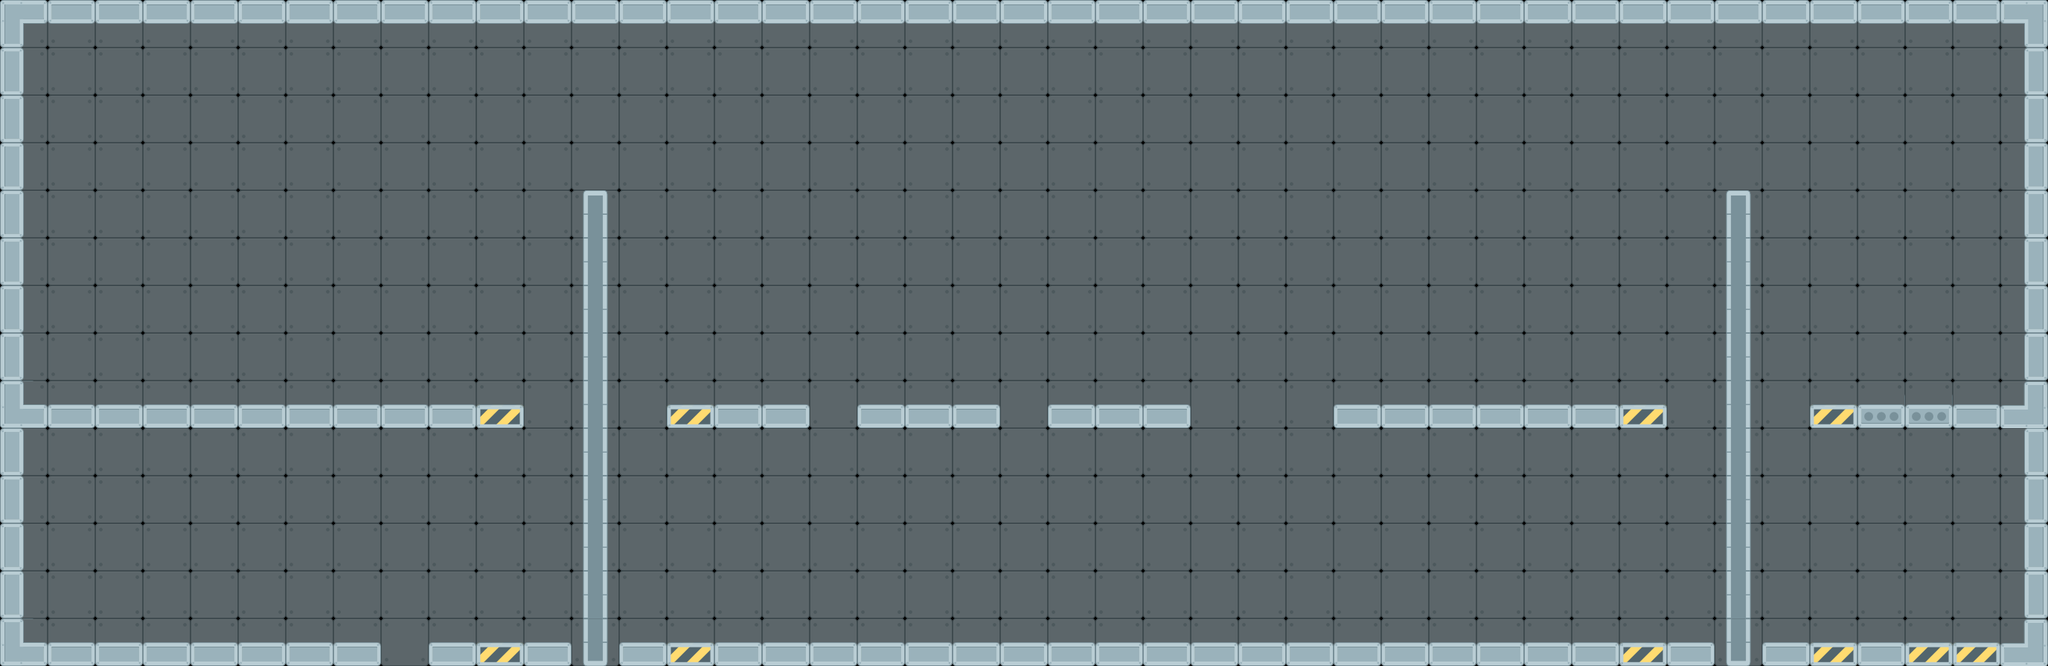

The image is a tile-based game level rendered from a .tmx file. Its description and source (layers, tilesets, objects; grid data summarised) follow:
An orthogonal 43x14 tile map with 64x64 px tiles, 3 tile layers (background, floor, env) and 54 objects (13x light_soft, 7x light_triangle, box0, box1, box2, ...).

<map version="1.0" orientation="orthogonal" renderorder="right-down" width="43" height="14" tilewidth="64" tileheight="64" nextobjectid="92">
 <tileset firstgid="1" name="tiles" tilewidth="64" tileheight="64" tilecount="128" columns="16">
  <image source="../tiles.png" width="1024" height="512" />
 </tileset>
 <layer name="background" width="43" height="14" opacity="0.5">
  <data>[602 cells, 602 non-empty, 1 distinct tile ids]</data>
 </layer>
 <layer name="floor" width="43" height="14">
  <data>[602 cells, 147 non-empty, 13 distinct tile ids]</data>
 </layer>
 <layer name="env" width="43" height="14">
  <data>[602 cells, 10 non-empty, 3 distinct tile ids]</data>
 </layer>
 <objectgroup name="obstacles">
  <object id="20" x="0" y="869" width="2720" height="32" />
  <object id="21" x="0" y="0" width="2752" height="32" />
  <object id="23" x="0" y="544" width="704" height="32" />
  <object id="31" x="896" y="545" width="704" height="32" />
  <object id="41" x="1792" y="544" width="448" height="32" />
  <object id="54" x="2432" y="544" width="288" height="32" />
  <object id="55" x="2720" y="32" width="32" height="864" />
 </objectgroup>
 <objectgroup name="boxes">
  <object id="11" name="box0" x="32" y="736" width="128" height="128">
   <properties>
    <property name="enabled" value="true" />
   </properties>
  </object>
  <object id="22" name="box1" x="32" y="416" width="128" height="128">
   <properties>
    <property name="enabled" value="true" />
   </properties>
  </object>
  <object id="35" name="box2" x="1856" y="416" width="128" height="128">
   <properties>
    <property name="enabled" value="true" />
   </properties>
  </object>
  <object id="36" name="box3" x="1478" y="752" width="110" height="110">
   <properties>
    <property name="enabled" value="false" />
   </properties>
  </object>
  <object id="37" name="box4" x="1478" y="643" width="110" height="110">
   <properties>
    <property name="enabled" value="false" />
   </properties>
  </object>
  <object id="39" name="box5" x="1806" y="752" width="110" height="110">
   <properties>
    <property name="enabled" value="false" />
   </properties>
  </object>
  <object id="40" name="box6" x="1918" y="752" width="110" height="110">
   <properties>
    <property name="enabled" value="false" />
   </properties>
  </object>
 </objectgroup>
 <objectgroup name="switches">
  <object id="27" name="switch0" x="640" y="384" width="64" height="64">
   <properties>
    <property name="name" value="switch0" />
    <property name="target" value="elevator0" />
   </properties>
  </object>
  <object id="43" name="switch1" x="2176" y="640" width="64" height="64">
   <properties>
    <property name="name" value="switch1" />
    <property name="target" value="elevator1" />
   </properties>
  </object>
 </objectgroup>
 <objectgroup name="sensors">
  <object id="16" name="sensor0" x="512" y="864" width="64" height="32">
   <properties>
    <property name="name" value="sensor0" />
    <property name="target" value="switch0" />
   </properties>
  </object>
  <object id="18" name="sensor1" x="960" y="544" width="64" height="32">
   <properties>
    <property name="name" value="sensor1" />
    <property name="target" value="gate0" />
   </properties>
  </object>
  <object id="33" name="sensor2" x="1344" y="544" width="64" height="32">
   <properties>
    <property name="name" value="sensor2" />
    <property name="target" value="gate1" />
   </properties>
  </object>
  <object id="42" name="sensor3" x="1664" y="864" width="64" height="32">
   <properties>
    <property name="name" value="sensor3" />
    <property name="target" value="switch1" />
   </properties>
  </object>
 </objectgroup>
 <objectgroup name="fans" visible="0">
  <object id="70" x="192" y="640" width="64" height="64" />
  <object id="71" x="384" y="640" width="64" height="64" />
  <object id="72" x="848" y="1360" />
  <object id="74" x="384" y="640" width="64" height="64" />
  <object id="75" x="192" y="640" width="64" height="64" />
  <object id="87" x="960" y="640" width="64" height="64" />
  <object id="88" x="1216" y="640" width="64" height="64" />
 </objectgroup>
 <objectgroup name="elevators">
  <object id="19" name="elevator0" x="736" y="864" width="128" height="48">
   <properties>
    <property name="direction" value="0,1" />
    <property name="maxDistance" value="3.2" />
    <property name="name" value="elevator0" />
   </properties>
  </object>
  <object id="44" name="elevator1" x="2272" y="544" width="128" height="48">
   <properties>
    <property name="direction" value="0,-1" />
    <property name="maxDistance" value="3.2" />
    <property name="name" value="elevator1" />
   </properties>
  </object>
 </objectgroup>
 <objectgroup name="gates">
  <object id="29" name="gate0" x="1088" y="384" width="62" height="192">
   <properties>
    <property name="name" value="gate0" />
    <property name="orientation" value="vertical" />
   </properties>
  </object>
  <object id="34" name="gate1" x="1600" y="512" width="192" height="64">
   <properties>
    <property name="name" value="gate1" />
    <property name="orientation" value="horizontal" />
   </properties>
  </object>
 </objectgroup>
 <objectgroup name="players">
  <object id="12" name="robot" x="320" y="768" width="64" height="64" />
  <object id="13" name="assistant" x="256" y="704" width="64" height="64" />
 </objectgroup>
 <objectgroup name="doors">
  <object id="45" name="door" x="2560" y="672" width="128" height="196">
   <properties>
    <property name="levelId" value="7" />
   </properties>
  </object>
 </objectgroup>
 <objectgroup name="lights">
  <object id="56" name="light_triangle" x="800" y="128" width="64" height="64">
   <properties>
    <property name="alpha" value="0.2" />
    <property name="color" value="0xffffffff" />
    <property name="height" value="2000" />
    <property name="type" value="triangle" />
    <property name="width" value="400" />
   </properties>
  </object>
  <object id="57" name="light_triangle" x="336" y="128" width="64" height="64">
   <properties>
    <property name="alpha" value="0.25" />
    <property name="color" value="0xffffffff" />
    <property name="height" value="900" />
    <property name="type" value="triangle" />
    <property name="width" value="400" />
   </properties>
  </object>
  <object id="58" name="light_triangle" x="1152" y="128" width="64" height="64">
   <properties>
    <property name="alpha" value="0.1" />
    <property name="color" value="0xffffffff" />
    <property name="height" value="1000" />
    <property name="type" value="triangle" />
    <property name="width" value="400" />
   </properties>
  </object>
  <object id="59" name="light_triangle" x="1408" y="128" width="64" height="64">
   <properties>
    <property name="alpha" value="0.1" />
    <property name="color" value="0xffffffff" />
    <property name="height" value="1000" />
    <property name="type" value="triangle" />
    <property name="width" value="400" />
   </properties>
  </object>
  <object id="60" name="light_triangle" x="1664" y="128" width="64" height="64">
   <properties>
    <property name="alpha" value="0.13" />
    <property name="color" value="0xffffffff" />
    <property name="height" value="2000" />
    <property name="type" value="triangle" />
    <property name="width" value="400" />
   </properties>
  </object>
  <object id="61" name="light_triangle" x="1920" y="128" width="64" height="64">
   <properties>
    <property name="alpha" value="0.1" />
    <property name="color" value="0xffffffff" />
    <property name="height" value="1000" />
    <property name="type" value="triangle" />
    <property name="width" value="400" />
   </properties>
  </object>
  </objectgroup>
</map>
<!-- 14 of 54 objects omitted -->
